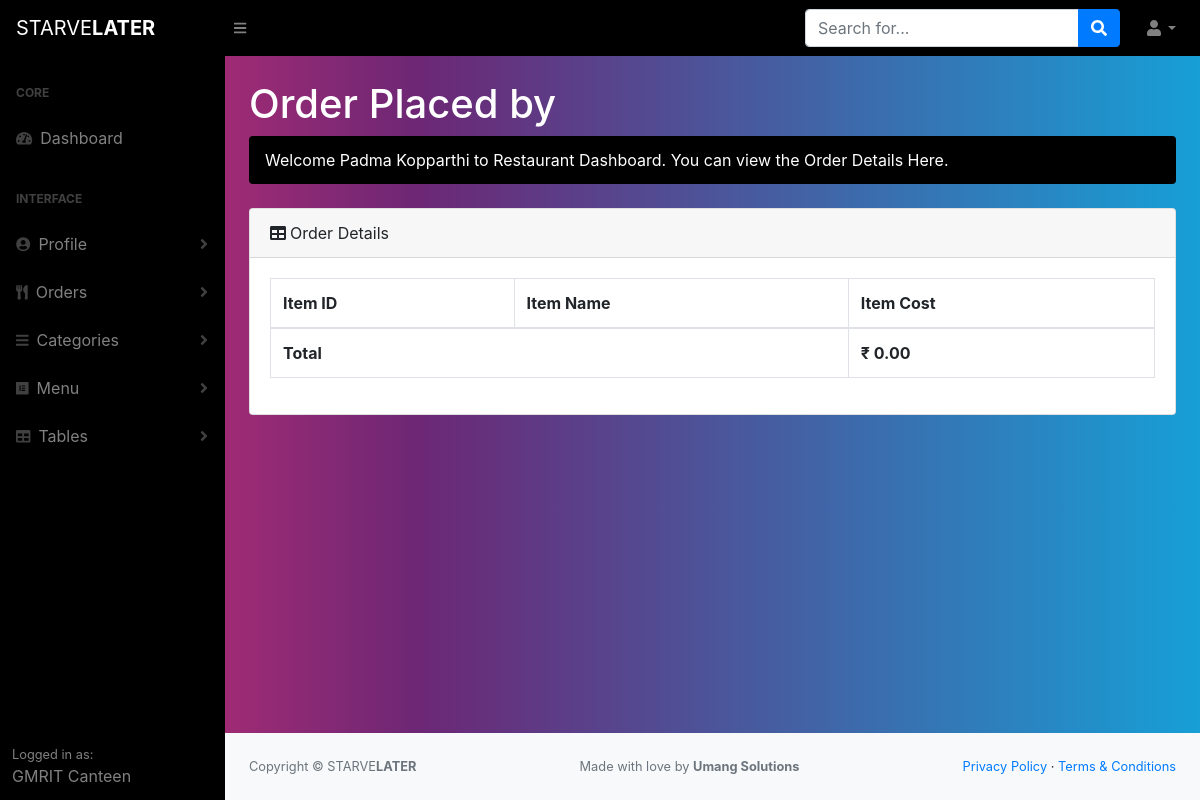
Screenshot of /dist/restaurant_load_order.php (signed in) with the database file from the repository.
### tables this page shows
CREATE TABLE IF NOT EXISTS `restaurants` (
  `Restaurant_ID` varchar(50) NOT NULL,
  `Restaurant_Name` varchar(60) NOT NULL,
  `Email_ID` varchar(50) NOT NULL,
  `Password` varchar(50) NOT NULL,
  `Phone` varchar(50) NOT NULL,
  `SeatingCapacity` varchar(50) NOT NULL,
  `fname` varchar(50) NOT NULL,
  `lname` varchar(50) NOT NULL,
  `Address` varchar(60) NOT NULL,
  `City` varchar(50) NOT NULL,
  `State` varchar(50) NOT NULL,
  `GSTIN` varchar(50) NOT NULL,
  `FoodLicense` varchar(50) NOT NULL,
  `LabourLicense` varchar(50) NOT NULL,
  `Margin` varchar(50) NOT NULL,
  `OrdersReceived` varchar(50) NOT NULL,
  `logoFileName` varchar(80) NOT NULL,
  `OperationStatus` varchar(50) NOT NULL,
  `AvgPrepTime` varchar(50) NOT NULL,
  PRIMARY KEY (`Restaurant_ID`)
);

### dist/restaurant_load_order.php (the view, shortened to what this page needs)
<!DOCTYPE html>
<html lang="en">
    <head>
        <link href="css/styles.css" rel="stylesheet" />
        <link href="https://cdn.datatables.net/1.10.20/css/dataTables.bootstrap4.min.css" rel="stylesheet" />
    </head>
    <body class="sb-nav-fixed">
        <?php
                            $dbname = "starvelater";
                            $con = mysqli_connect("localhost","root","",$dbname);
                            if(!$con){
                                    die("Connection Failed :" + mysqli_connect_error());
                            }else {
                              $sql = "SELECT * FROM restaurants where Email_ID = '".$_SESSION['email']."'";
                                    $retval = mysqli_query($GLOBALS['con'],$sql);
                                    $followingdata = $retval->fetch_array(MYSQLI_ASSOC);
                            }
                            $order_query = "SELECT Customer_ID from orders where order_Id='".$_GET['order_Id']."'";
                            $result1 = mysqli_query($con,$order_query);
                            $result1_val = mysqli_fetch_array($result1);
                            $cust_query = "SELECT Name from customer where Customer_ID='".$result1_val[0]."'";
                            $cust_exec = mysqli_query($con,$cust_query);
                            $cust_name = mysqli_fetch_array($cust_exec);
        ?>
            <nav class="sb-topnav navbar navbar-expand navbar-dark bg-dark" style="background: linear-gradient(90deg, rgba(0,0,0,1) 0%, rgba(0,0,0,1) 100%);">
            <a class="navbar-brand" href="index.php">STARVE<B>LATER</B></a><button class="btn btn-link btn-sm order-1 order-lg-0" id="sidebarToggle" href="#"><i class="fas fa-bars"></i></button
            >
            <form class="d-none d-md-inline-block form-inline ml-auto mr-0 mr-md-3 my-2 my-md-0">
                <div class="input-group">
                    <input class="form-control" type="text" placeholder="Search for..." aria-label="Search" aria-describedby="basic-addon2" />
                    <div class="input-group-append">
                        <button class="btn btn-primary" type="button"><i class="fas fa-search"></i></button>
                    </div>
                </div>
            </form>
            <ul class="navbar-nav ml-auto ml-md-0">
                <li class="nav-item dropdown">
                    <a class="nav-link dropdown-toggle" id="userDropdown" href="#" role="button" data-toggle="dropdown" aria-haspopup="true" aria-expanded="false"><i class="fas fa-user fa-fw"></i></a>
                </li>
            </ul>
        </nav>
        <div id="layoutSidenav" style="background: linear-gradient(90deg, rgba(218,47,115,1) 0%, rgba(108,39,117,1) 35%, rgba(23,159,214,1) 100%);">
            <div id="layoutSidenav_nav">
                <nav class="sb-sidenav accordion sb-sidenav-dark" id="sidenavAccordion">
                    <div class="sb-sidenav-menu" style="background: linear-gradient(90deg, rgba(0,0,0,1) 0%, rgba(0,0,0,1) 100%);">
                        <div class="nav">
                            <div class="sb-sidenav-menu-heading">Core</div>
                            <a class="nav-link" href="restaurant_home.php"
                                ><div class="sb-nav-link-icon"><i class="fas fa-tachometer-alt"></i></div>
                                Dashboard</a
                            >
                            <div class="sb-sidenav-menu-heading">Interface</div>
                            <a class="nav-link collapsed" href="#" data-toggle="collapse" data-target="#collapseLayouts" aria-expanded="false" aria-controls="collapseLayouts"
                                ><div class="sb-nav-link-icon"><i class="fas fa-user-circle"></i></div>
                                Profile
                                <div class="sb-sidenav-collapse-arrow"><i class="fas fa-angle-down"></i></div
                            ></a>
                            <a class="nav-link collapsed" href="#" data-toggle="collapse" data-target="#collapseLayoutsOrders" aria-expanded="false" aria-controls="collapseLayouts"
                                ><div class="sb-nav-link-icon"><i class="fas fa-utensils"></i></div>
                                Orders
                                <div class="sb-sidenav-collapse-arrow"><i class="fas fa-angle-down"></i></div
                            ></a>
                            <a class="nav-link collapsed" href="#" data-toggle="collapse" data-target="#collapseLocationData" aria-expanded="false" aria-controls="collapseLayouts"
                                ><div class="sb-nav-link-icon"><i class="fas fa-bars"></i></div>
                                Categories
                                <div class="sb-sidenav-collapse-arrow"><i class="fas fa-angle-down"></i></div
                            ></a>
                            <a class="nav-link collapsed" href="#" data-toggle="collapse" data-target="#collapseUsersData" aria-expanded="false" aria-controls="collapseLayouts"
                                ><div class="sb-nav-link-icon"><i class="fab fa-elementor"></i></div>
                                Menu
                                <div class="sb-sidenav-collapse-arrow"><i class="fas fa-angle-down"></i></div
                            ></a>
                            <a class="nav-link collapsed" href="#" data-toggle="collapse" data-target="#collapseNotification" aria-expanded="false" aria-controls="collapseLayouts"
                                ><div class="sb-nav-link-icon"><i class="fas fa-table"></i></div>
                                Tables
                                <div class="sb-sidenav-collapse-arrow"><i class="fas fa-angle-down"></i></div
                            ></a>
                        </div>
                    </div>
                    <div class="sb-sidenav-footer" style="background: linear-gradient(90deg, rgba(0,0,0,1) 0%, rgba(0,0,0,1) 100%);">
                        <div class="small">Logged in as:</div>
                         <span><?php echo $followingdata['Restaurant_Name']; ?></span>
                    </div>
                </nav>
            </div>
            <div id="layoutSidenav_content">
                <main>
                    <div class="container-fluid">
                        <h1 class="mt-4" style="color: white;">Order Placed by <?php echo $cust_name[0]; ?></h1>
                        <ol class="breadcrumb mb-4" width="100%" style="background-color: black;">
                           <li class="breadcrumb-item active" width="100%" style="color: #fff;"><marquee>Welcome <span><?php echo $followingdata['fname']." ".$followingdata['lname']; ?></span> to Restaurant Dashboard. You can view the Order Details Here.</marquee></li>
                        </ol>
                    <div class="card mb-4">
                            <div class="card-header"><i class="fas fa-table mr-1"></i>Order Details </div>
                            <div class="card-body">
                                <div class="table-responsive">
                                    <table class="table table-bordered" id="dataTable" width="100%" cellspacing="0">
                                        <thead>
                                            <tr>
                                                <th>Item ID</th>
                                                <th>Item Name</th>
                                                <th>Item Cost</th>
                                            </tr>
                                        </thead>
                                             <?php
                                                   $dbname = "starvelater";
                                                     $con = mysqli_connect("localhost","root","",$dbname);
                                                     if(!$con){
                                                        die("Connection Failed :" + mysqli_connect_error());
                                                     } else {
                                                       $sum_query = "SELECT sum(Net_Bill) from orders where
                                                       Order_Id='".$_GET['order_Id']."'";
                                                        $sum_exec = mysqli_query($con,$sum_query);
                                                        $sum_result = mysqli_fetch_array($sum_exec);
                                                     }
                                             ?>
                                        <?php
                                                       echo "<tr><th colspan='2'>Total</th><th>".'₹ '.number_format($sum_result[0],2)."</th></tr>";
                                        ?>
                                    </table>
                                </div>
                            </div>
                        </div>
                 <P>&nbsp;</P>
                    </div>
                </main>
                <footer class="py-4 bg-light mt-auto">
                    <div class="container-fluid">
                        <div class="d-flex align-items-center justify-content-between small">
                            <div class="text-muted">Copyright &copy; STARVE<b>LATER</b></div>
                            <div class="text-muted">Made with love by <b>Umang Solutions</b></div>
                                <div>
                                <a href="#">Privacy Policy</a>
                                &middot;
                                <a href="#">Terms &amp; Conditions</a>
                            </div>
                        </div>
                    </div>
                </footer>
            </div>
        </div>
    </body>
</html>

### dist/restaurant_load_order.php (style rules this page uses)
li { width: 100%; }

### rows the page displays
restaurants: Restaurant_Name "GMRIT Canteen", fname "Padma", lname "Kopparthi"

### other values shown
$sum_result[0] "0.00"
